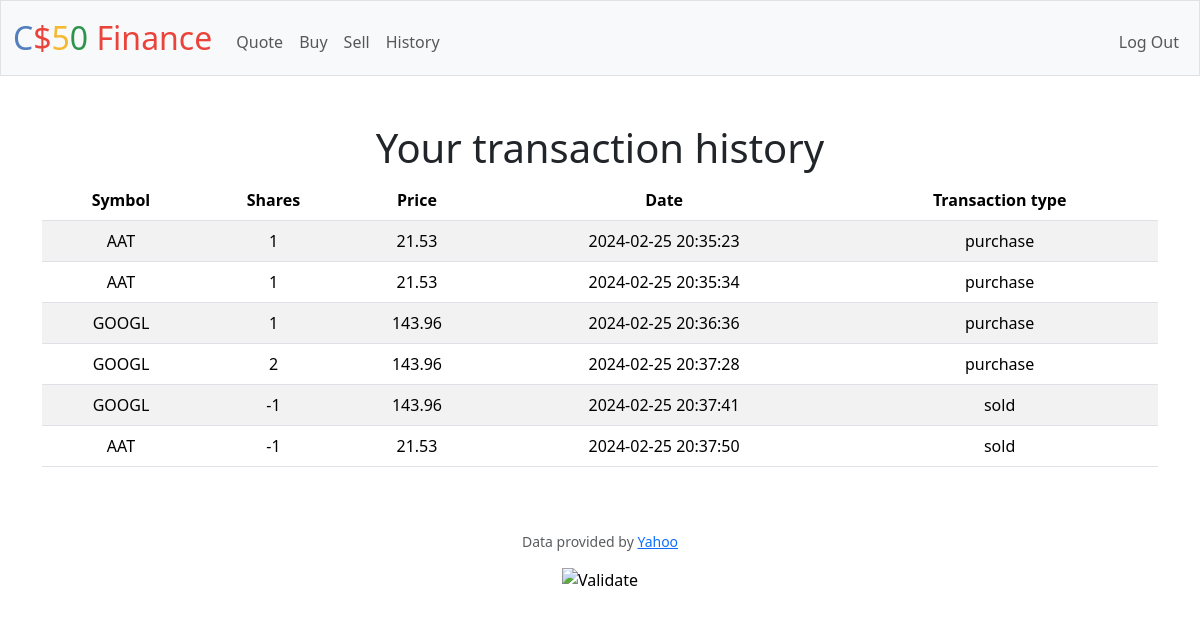
Screenshot of /history (signed in) with the database file from the repository.
### tables this page shows
CREATE TABLE purchases(
                id INTEGER PRIMARY KEY AUTOINCREMENT NOT NULL,
                user_id TEXT NOT NULL,
                symbol TEXT NOT NULL,
                shares INTEGER,
                price INTEGER,
                date DATETIME, transaction_type TEXT,
                FOREIGN KEY(user_id)
                REFERENCES users(id));

### app.py (the view)
@app.route("/history")
@login_required
def history():
    if request.method == "GET":
        userTransactions = db.execute("SELECT * FROM purchases WHERE user_id = ? ORDER BY date ASC", session["user_id"])
        return render_template("history.html", userTransactions=userTransactions)

### app.py (called while the page is built)
@app.after_request
def after_request(response):
    response.headers["Cache-Control"] = "no-cache, no-store, must-revalidate"
    response.headers["Expires"] = 0
    response.headers["Pragma"] = "no-cache"
    return response

### helpers.py (called while the page is built)
def login_required(f):
    @wraps(f)
    def decorated_function(*args, **kwargs):
        if session.get("user_id") is None:
            return redirect("/login")
        return f(*args, **kwargs)
    return decorated_function

### templates/history.html (shortened to what this page needs)
{% extends "layout.html" %}
{% block main %}
<div>
    <h1>Your transaction history</h1>
    <table class="table table-striped">
        <thead>
            <tr>
                <th scope="col">Symbol</th>
                <th scope="col">Shares</th>
                <th scope="col">Price</th>
                <th scope="col">Date</th>
                <th scope="col">Transaction type</th>
            </tr>
        </thead>
        <tbody>
            {% for userTransaction in userTransactions %}
            <tr>
                <td class="c1">{{ userTransaction.symbol }}</td>
                <td class="c2">{{ userTransaction.shares }}</td>
                <td class="c3">{{ userTransaction.price }}</td>
                <td class="c4">{{ userTransaction.date }}</td>
                <td class="c5">{{ userTransaction.transaction_type }}</td>
            </tr>
            {% endfor %}
        </tbody>
    </table>
</div>
{% endblock %}

### templates/layout.html (shortened to what this page needs)
<!DOCTYPE html>
<html lang="en">
    <head>
        <link href="https://cdn.jsdelivr.net/npm/bootstrap@5.3.2/dist/css/bootstrap.min.css" rel="stylesheet">
        <link href="/static/styles.css" rel="stylesheet">
    </head>
    <body>
        <nav class="bg-light border navbar navbar-expand-md navbar-light">
            <div class="container-fluid">
                <a class="navbar-brand" href="/"><span class="blue">C</span><span class="red">$</span><span class="yellow">5</span><span class="green">0</span> <span class="red">Finance</span></a>
                <div class="collapse navbar-collapse" id="navbar">
                    {% if session["user_id"] %}
                        <ul class="navbar-nav me-auto mt-2">
                            <li class="nav-item"><a class="nav-link" href="/quote">Quote</a></li>
                            <li class="nav-item"><a class="nav-link" href="/buy">Buy</a></li>
                            <li class="nav-item"><a class="nav-link" href="/sell">Sell</a></li>
                            <li class="nav-item"><a class="nav-link" href="/history">History</a></li>
                        </ul>
                        <ul class="navbar-nav ms-auto mt-2">
                            <li class="nav-item"><a class="nav-link" href="/logout">Log Out</a></li>
                        </ul>
                    {% else %}
                        <ul class="navbar-nav ms-auto mt-2">
                            <li class="nav-item"><a class="nav-link" href="/register">Register</a></li>
                            <li class="nav-item"><a class="nav-link" href="/login">Log In</a></li>
                        </ul>
                    {% endif %}
                </div>
            </div>
        </nav>
        <main class="container py-5 text-center">
            {% block main %}{% endblock %}
        </main>
        <footer class="mb-5">
            <p class="mb-3 small text-center text-muted">
                Data provided by <a href="https://finance.yahoo.com/">Yahoo</a>
            </p>
            <form action="https://validator.w3.org/check" class="text-center" enctype="multipart/form-data" method="post" target="_blank">
                <input alt="Validate" src="/static/I_heart_validator.png" type="image">
            </form>
        </footer>
    </body>
</html>

### static/styles.css (style rules this page uses)
nav .navbar-brand { font-size: xx-large; }
nav .navbar-brand .blue { color: #537fbe; }
nav .navbar-brand .red { color: #ea433b; }
nav .navbar-brand .yellow { color: #f5b82e; }
nav .navbar-brand .green { color: #2e944b; }

### rows the page displays
purchases: symbol "AAT", shares "1", price "21.53", date "2024-02-25 20:35:23", transaction_type "purchase"
purchases: symbol "AAT", shares "1", price "21.53", date "2024-02-25 20:35:34", transaction_type "purchase"
purchases: symbol "GOOGL", shares "1", price "143.96", date "2024-02-25 20:36:36", transaction_type "purchase"
purchases: symbol "GOOGL", shares "2", price "143.96", date "2024-02-25 20:37:28", transaction_type "purchase"
purchases: symbol "GOOGL", shares "-1", price "143.96", date "2024-02-25 20:37:41", transaction_type "sold"
purchases: symbol "AAT", shares "-1", price "21.53", date "2024-02-25 20:37:50", transaction_type "sold"
